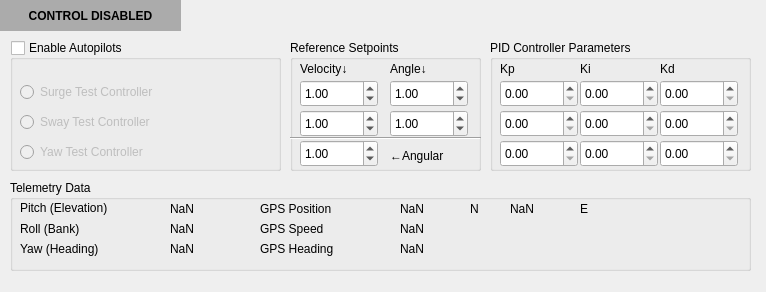
<?xml version="1.0" encoding="UTF-8"?>
<ui version="4.0">
 <class>Form</class>
 <widget class="QWidget" name="Form">
  <property name="geometry">
   <rect>
    <x>0</x>
    <y>0</y>
    <width>766</width>
    <height>292</height>
   </rect>
  </property>
  <property name="sizeIncrement">
   <size>
    <width>2</width>
    <height>0</height>
   </size>
  </property>
  <property name="windowTitle">
   <string>Title of form for test plugin</string>
  </property>
  <widget class="QLabel" name="labelControlStatus">
   <property name="enabled">
    <bool>true</bool>
   </property>
   <property name="geometry">
    <rect>
     <x>0</x>
     <y>0</y>
     <width>181</width>
     <height>31</height>
    </rect>
   </property>
   <property name="font">
    <font>
     <weight>75</weight>
     <bold>true</bold>
     <underline>false</underline>
     <strikeout>false</strikeout>
     <kerning>true</kerning>
    </font>
   </property>
   <property name="layoutDirection">
    <enum>Qt::LeftToRight</enum>
   </property>
   <property name="styleSheet">
    <string notr="true">background-color: rgb(171, 171, 171);</string>
   </property>
   <property name="text">
    <string>CONTROL DISABLED</string>
   </property>
   <property name="alignment">
    <set>Qt::AlignCenter</set>
   </property>
   <property name="margin">
    <number>5</number>
   </property>
  </widget>
  <widget class="QGroupBox" name="groupBoxAutopilot">
   <property name="geometry">
    <rect>
     <x>10</x>
     <y>40</y>
     <width>271</width>
     <height>131</height>
    </rect>
   </property>
   <property name="title">
    <string>Enable Autopilots</string>
   </property>
   <property name="checkable">
    <bool>true</bool>
   </property>
   <property name="checked">
    <bool>false</bool>
   </property>
   <widget class="QRadioButton" name="radioButtonSurgeTest">
    <property name="geometry">
     <rect>
      <x>10</x>
      <y>40</y>
      <width>251</width>
      <height>24</height>
     </rect>
    </property>
    <property name="text">
     <string>Surge Test Controller</string>
    </property>
   </widget>
   <widget class="QRadioButton" name="radioButtonSwayTest">
    <property name="geometry">
     <rect>
      <x>10</x>
      <y>70</y>
      <width>251</width>
      <height>24</height>
     </rect>
    </property>
    <property name="text">
     <string>Sway Test Controller</string>
    </property>
   </widget>
   <widget class="QRadioButton" name="radioButtonYawTest">
    <property name="geometry">
     <rect>
      <x>10</x>
      <y>100</y>
      <width>251</width>
      <height>24</height>
     </rect>
    </property>
    <property name="text">
     <string>Yaw Test Controller</string>
    </property>
   </widget>
  </widget>
  <widget class="QGroupBox" name="groupBox_2">
   <property name="geometry">
    <rect>
     <x>290</x>
     <y>40</y>
     <width>191</width>
     <height>131</height>
    </rect>
   </property>
   <property name="title">
    <string>Reference Setpoints</string>
   </property>
   <widget class="QDoubleSpinBox" name="SpinBoxSurgeVel">
    <property name="enabled">
     <bool>true</bool>
    </property>
    <property name="geometry">
     <rect>
      <x>10</x>
      <y>40</y>
      <width>78</width>
      <height>27</height>
     </rect>
    </property>
    <property name="value">
     <double>1.000000000000000</double>
    </property>
   </widget>
   <widget class="QDoubleSpinBox" name="SpinBoxSurgeAng">
    <property name="geometry">
     <rect>
      <x>100</x>
      <y>40</y>
      <width>78</width>
      <height>27</height>
     </rect>
    </property>
    <property name="value">
     <double>1.000000000000000</double>
    </property>
   </widget>
   <widget class="QDoubleSpinBox" name="SpinBoxSwayVel">
    <property name="enabled">
     <bool>true</bool>
    </property>
    <property name="geometry">
     <rect>
      <x>10</x>
      <y>70</y>
      <width>78</width>
      <height>27</height>
     </rect>
    </property>
    <property name="value">
     <double>1.000000000000000</double>
    </property>
   </widget>
   <widget class="QDoubleSpinBox" name="SpinBoxYawAngVel">
    <property name="geometry">
     <rect>
      <x>10</x>
      <y>100</y>
      <width>78</width>
      <height>27</height>
     </rect>
    </property>
    <property name="font">
     <font>
      <strikeout>false</strikeout>
      <kerning>true</kerning>
     </font>
    </property>
    <property name="value">
     <double>1.000000000000000</double>
    </property>
   </widget>
   <widget class="QDoubleSpinBox" name="SpinBoxSwayAng">
    <property name="geometry">
     <rect>
      <x>100</x>
      <y>70</y>
      <width>78</width>
      <height>27</height>
     </rect>
    </property>
    <property name="value">
     <double>1.000000000000000</double>
    </property>
   </widget>
   <widget class="QLabel" name="label_4">
    <property name="geometry">
     <rect>
      <x>100</x>
      <y>100</y>
      <width>69</width>
      <height>31</height>
     </rect>
    </property>
    <property name="text">
     <string>←Angular</string>
    </property>
   </widget>
   <widget class="Line" name="line">
    <property name="geometry">
     <rect>
      <x>0</x>
      <y>88</y>
      <width>191</width>
      <height>20</height>
     </rect>
    </property>
    <property name="orientation">
     <enum>Qt::Horizontal</enum>
    </property>
   </widget>
   <widget class="QLabel" name="label_5">
    <property name="geometry">
     <rect>
      <x>10</x>
      <y>20</y>
      <width>81</width>
      <height>18</height>
     </rect>
    </property>
    <property name="text">
     <string>Velocity↓</string>
    </property>
   </widget>
   <widget class="QLabel" name="label_6">
    <property name="geometry">
     <rect>
      <x>100</x>
      <y>20</y>
      <width>81</width>
      <height>18</height>
     </rect>
    </property>
    <property name="text">
     <string>Angle↓</string>
    </property>
   </widget>
  </widget>
  <widget class="QGroupBox" name="groupBox">
   <property name="geometry">
    <rect>
     <x>490</x>
     <y>40</y>
     <width>261</width>
     <height>131</height>
    </rect>
   </property>
   <property name="title">
    <string>PID Controller Parameters</string>
   </property>
   <widget class="QDoubleSpinBox" name="SpinBoxSurgeP">
    <property name="geometry">
     <rect>
      <x>10</x>
      <y>40</y>
      <width>78</width>
      <height>27</height>
     </rect>
    </property>
   </widget>
   <widget class="QDoubleSpinBox" name="SpinBoxSurgeI">
    <property name="geometry">
     <rect>
      <x>90</x>
      <y>40</y>
      <width>78</width>
      <height>27</height>
     </rect>
    </property>
   </widget>
   <widget class="QDoubleSpinBox" name="SpinBoxSurgeD">
    <property name="geometry">
     <rect>
      <x>170</x>
      <y>40</y>
      <width>78</width>
      <height>27</height>
     </rect>
    </property>
   </widget>
   <widget class="QDoubleSpinBox" name="SpinBoxSwayD">
    <property name="geometry">
     <rect>
      <x>170</x>
      <y>70</y>
      <width>78</width>
      <height>27</height>
     </rect>
    </property>
   </widget>
   <widget class="QDoubleSpinBox" name="SpinBoxSwayI">
    <property name="geometry">
     <rect>
      <x>90</x>
      <y>70</y>
      <width>78</width>
      <height>27</height>
     </rect>
    </property>
   </widget>
   <widget class="QDoubleSpinBox" name="SpinBoxSwayP">
    <property name="geometry">
     <rect>
      <x>10</x>
      <y>70</y>
      <width>78</width>
      <height>27</height>
     </rect>
    </property>
   </widget>
   <widget class="QDoubleSpinBox" name="SpinBoxYawD">
    <property name="geometry">
     <rect>
      <x>170</x>
      <y>100</y>
      <width>78</width>
      <height>27</height>
     </rect>
    </property>
   </widget>
   <widget class="QDoubleSpinBox" name="SpinBoxYawI">
    <property name="geometry">
     <rect>
      <x>90</x>
      <y>100</y>
      <width>78</width>
      <height>27</height>
     </rect>
    </property>
   </widget>
   <widget class="QDoubleSpinBox" name="SpinBoxYawP">
    <property name="geometry">
     <rect>
      <x>10</x>
      <y>100</y>
      <width>78</width>
      <height>27</height>
     </rect>
    </property>
   </widget>
   <widget class="QLabel" name="label_2">
    <property name="geometry">
     <rect>
      <x>10</x>
      <y>20</y>
      <width>31</width>
      <height>18</height>
     </rect>
    </property>
    <property name="text">
     <string>Kp</string>
    </property>
   </widget>
   <widget class="QLabel" name="label_3">
    <property name="geometry">
     <rect>
      <x>90</x>
      <y>20</y>
      <width>31</width>
      <height>18</height>
     </rect>
    </property>
    <property name="text">
     <string>Ki</string>
    </property>
   </widget>
   <widget class="QLabel" name="label_13">
    <property name="geometry">
     <rect>
      <x>170</x>
      <y>20</y>
      <width>31</width>
      <height>18</height>
     </rect>
    </property>
    <property name="text">
     <string>Kd</string>
    </property>
   </widget>
  </widget>
  <widget class="QGroupBox" name="groupBox_3">
   <property name="geometry">
    <rect>
     <x>10</x>
     <y>180</y>
     <width>741</width>
     <height>91</height>
    </rect>
   </property>
   <property name="title">
    <string>Telemetry Data</string>
   </property>
   <widget class="QLabel" name="label_7">
    <property name="geometry">
     <rect>
      <x>10</x>
      <y>60</y>
      <width>121</width>
      <height>18</height>
     </rect>
    </property>
    <property name="text">
     <string>Yaw (Heading)</string>
    </property>
   </widget>
   <widget class="QLabel" name="label_8">
    <property name="geometry">
     <rect>
      <x>10</x>
      <y>20</y>
      <width>141</width>
      <height>16</height>
     </rect>
    </property>
    <property name="text">
     <string>Pitch (Elevation)</string>
    </property>
   </widget>
   <widget class="QLabel" name="label_9">
    <property name="geometry">
     <rect>
      <x>10</x>
      <y>40</y>
      <width>121</width>
      <height>18</height>
     </rect>
    </property>
    <property name="text">
     <string>Roll (Bank)</string>
    </property>
   </widget>
   <widget class="QLabel" name="labelPitch">
    <property name="geometry">
     <rect>
      <x>160</x>
      <y>20</y>
      <width>69</width>
      <height>18</height>
     </rect>
    </property>
    <property name="text">
     <string>NaN</string>
    </property>
   </widget>
   <widget class="QLabel" name="labelRoll">
    <property name="geometry">
     <rect>
      <x>160</x>
      <y>40</y>
      <width>69</width>
      <height>18</height>
     </rect>
    </property>
    <property name="text">
     <string>NaN</string>
    </property>
   </widget>
   <widget class="QLabel" name="labelYaw">
    <property name="geometry">
     <rect>
      <x>160</x>
      <y>60</y>
      <width>69</width>
      <height>18</height>
     </rect>
    </property>
    <property name="text">
     <string>NaN</string>
    </property>
   </widget>
   <widget class="QLabel" name="label_10">
    <property name="geometry">
     <rect>
      <x>250</x>
      <y>20</y>
      <width>121</width>
      <height>18</height>
     </rect>
    </property>
    <property name="text">
     <string>GPS Position</string>
    </property>
   </widget>
   <widget class="QLabel" name="label_11">
    <property name="geometry">
     <rect>
      <x>250</x>
      <y>60</y>
      <width>121</width>
      <height>18</height>
     </rect>
    </property>
    <property name="text">
     <string>GPS Heading</string>
    </property>
   </widget>
   <widget class="QLabel" name="label_12">
    <property name="geometry">
     <rect>
      <x>250</x>
      <y>40</y>
      <width>121</width>
      <height>18</height>
     </rect>
    </property>
    <property name="text">
     <string>GPS Speed</string>
    </property>
   </widget>
   <widget class="QLabel" name="labelGPSlat">
    <property name="geometry">
     <rect>
      <x>390</x>
      <y>20</y>
      <width>69</width>
      <height>18</height>
     </rect>
    </property>
    <property name="text">
     <string>NaN</string>
    </property>
   </widget>
   <widget class="QLabel" name="labelGPSSpeed">
    <property name="geometry">
     <rect>
      <x>390</x>
      <y>40</y>
      <width>69</width>
      <height>18</height>
     </rect>
    </property>
    <property name="text">
     <string>NaN</string>
    </property>
   </widget>
   <widget class="QLabel" name="labelGPSHeading">
    <property name="geometry">
     <rect>
      <x>390</x>
      <y>60</y>
      <width>69</width>
      <height>18</height>
     </rect>
    </property>
    <property name="text">
     <string>NaN</string>
    </property>
   </widget>
   <widget class="QLabel" name="labelGPSlon">
    <property name="geometry">
     <rect>
      <x>500</x>
      <y>20</y>
      <width>69</width>
      <height>18</height>
     </rect>
    </property>
    <property name="text">
     <string>NaN</string>
    </property>
   </widget>
   <widget class="QLabel" name="labelGPSlat_2">
    <property name="geometry">
     <rect>
      <x>460</x>
      <y>20</y>
      <width>16</width>
      <height>18</height>
     </rect>
    </property>
    <property name="text">
     <string>N</string>
    </property>
   </widget>
   <widget class="QLabel" name="labelGPSlat_3">
    <property name="geometry">
     <rect>
      <x>570</x>
      <y>20</y>
      <width>16</width>
      <height>18</height>
     </rect>
    </property>
    <property name="text">
     <string>E</string>
    </property>
   </widget>
  </widget>
 </widget>
 <resources/>
 <connections/>
</ui>
